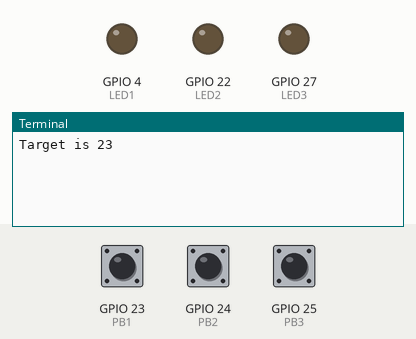
This program was run on a simulated Raspberry Pi (BCM pin numbers). Parts: output pins drawn as LEDs (lit = HIGH), the last lines printed to the terminal. The test bench sets the inputs (shaded band); at power-on: GPIO 23 (PB1) HIGH, GPIO 24 (PB2) HIGH, GPIO 25 (PB3) HIGH. Random numbers come from a fixed seed; the clock reads 2024-03-15 10:24:30 at power-on unless the program sets it.

Above: at 1.2 s.
1.3 s: GPIO 23 (PB1) pulled LOW for 0.15 s
At 1.8 s:
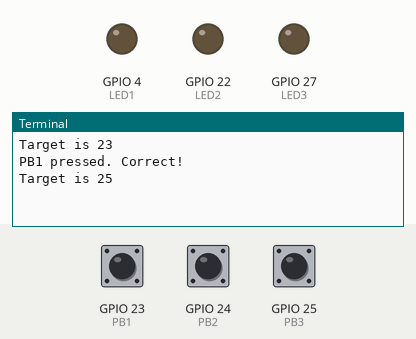
2.9 s: GPIO 24 (PB2) pulled LOW for 0.15 s
At 4.1 s:
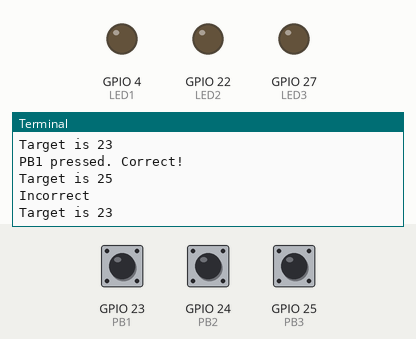
4.5 s: GPIO 23 (PB1) pulsed LOW 2 times (0.12 s each, 0.3 s apart)
At 5.7 s:
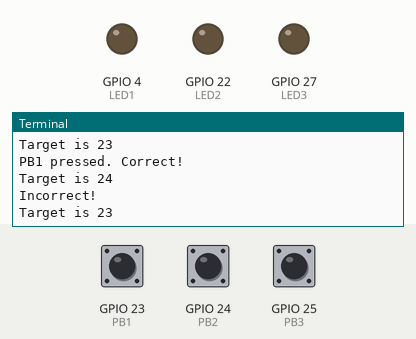
Timing chart, 0 to 7.5 s (numbered marks = the images above; inputs shaded):
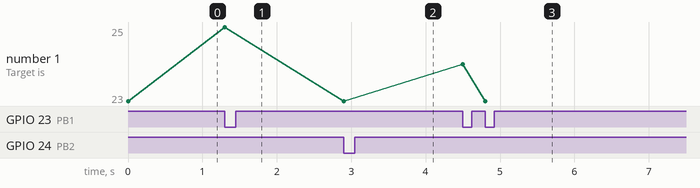

The program:

whackAmole.py
```python
# Whack a mole game using inputs:  PB1, PB2, PB3, corresponding to GPIO 23, 24, 25 respectively
#each PB shorts 3.3V to the corresponding GPIO pin (pull up)
#uses outputs: LED1, LED2, LED3, corresponding to 4, 22, 27 respectively
import RPi.GPIO as GPIO
import random
import time


GPIO.setwarnings(False)
GPIO.setmode(GPIO.BCM)

PB1=23
PB2=24
PB3=25

LED1=4
LED2=22
LED3=27

GPIO.setup(PB1,GPIO.IN,pull_up_down=GPIO.PUD_UP)
GPIO.setup(PB2,GPIO.IN,pull_up_down=GPIO.PUD_UP)
GPIO.setup(PB3,GPIO.IN,pull_up_down=GPIO.PUD_UP)

GPIO.setup(LED1,GPIO.OUT)
GPIO.setup(LED2,GPIO.OUT)
GPIO.setup(LED3,GPIO.OUT)


def PB1callback(channel):
	if (target==PB1):
		print "PB1 pressed. Correct!"
	else:
		print "Incorrect!"
	global responseTaken
	responseTaken=1
def PB2callback(channel):
	if (target==PB2):
		print "PB2 pressed. Correct!"
	else:
		print "Incorrect"
	global responseTaken
	responseTaken=1
def PB3callback(channel):
	if (target==PB3):
		print "PB3 pressed. Correct!"
	else:
		print "Incorrect"
	global responseTaken
	responseTaken=1

GPIO.add_event_detect(PB1, GPIO.FALLING,callback=PB1callback)
GPIO.add_event_detect(PB2,GPIO.FALLING,callback=PB2callback)
GPIO.add_event_detect(PB3,GPIO.FALLING,callback=PB3callback)

timeInitial=time.time()
timeNow=time.time()
responseTaken=1

def pickTarget():
	global responseTaken
	responseTaken=0
	return random.choice([PB1,PB2,PB3])


try:

	while  ((timeNow-timeInitial)<60):
		if responseTaken:
			target=pickTarget()
			print "Target is {}\r".format(target)
		else:
			pass
		#	print "Target is {}\r".format(target),
#		time.sleep(1)
		timeNow=time.time()

	print "Time's up brah"
	GPIO.cleanup()

except KeyboardInterrupt:
	GPIO.cleanup()
GPIO.cleanup()
```

Measured:
- after the input at 1.3 s, the terminal: prints a new line at once (image 1)
- after the input at 2.9 s, the terminal: prints a new line at once (image 2)
- after the input at 4.5 s, the terminal: prints a new line at once (image 3)
- plotted number 1: 23 → 25 after the input at 1.3 s
